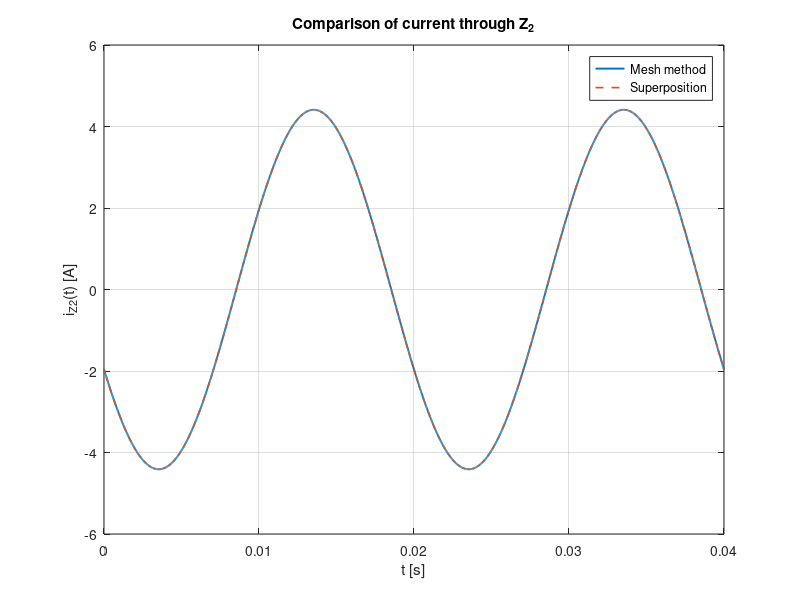

Recreate this plot in MATLAB.
% Week 3 - Exercise 1 - Variant C
clear; clc;

% Given phasors
E1 = 150*exp(1j*deg2rad(0));       % V
E2 = 100*exp(1j*deg2rad(120));     % V

Z1 = 15 + 10j;                     % Ohm
Z2 = 20 + 0j;
Z3 = 0 + 8j;
Z4 = 12 - 6j;
Z5 = 10 + 0j;

% Mesh results
Ia = (E1 - E2) / (Z1 + Z5);
Ib =  E2 / (Z2 + Z3 + Z4);         % equals branch current through Z2
IZ2_mesh = Ib;
UZ2 = Z2*IZ2_mesh;

% Superposition contributions
IZ2_E1 = 0;                        % E2 shorted -> zero applied voltage on right ring
IZ2_E2 =  E2 / (Z2 + Z3 + Z4);
IZ2_super = IZ2_E1 + IZ2_E2;

% Display
toPolar = @(z) [abs(z) rad2deg(angle(z))];
fprintf('Ia  = %8.4f  angle %8.4f deg  A\n', toPolar(Ia));
fprintf('Ib  = %8.4f  angle %8.4f deg  A\n', toPolar(Ib));
fprintf('IZ2 mesh       = %8.4f  angle %8.4f deg  A\n', toPolar(IZ2_mesh));
fprintf('IZ2 superpos   = %8.4f  angle %8.4f deg  A\n', toPolar(IZ2_super));
fprintf('UZ2            = %8.4f  angle %8.4f deg  V\n', toPolar(UZ2));

% Time domain comparison
f = 50; w = 2*pi*f; T = 1/f;
t = linspace(0, 2*T, 2000);
i_mesh = sqrt(2)*abs(IZ2_mesh)*cos(w*t + angle(IZ2_mesh));     % assume given RMS phasors
i_super = sqrt(2)*abs(IZ2_super)*cos(w*t + angle(IZ2_super));

figure;
plot(t, i_mesh, 'LineWidth', 1.4); hold on;
plot(t, i_super, 'LineWidth', 1.2, 'LineStyle','--');
xlabel('t [s]'); ylabel('i_{Z2}(t) [A]');
title('Comparison of current through Z_2');
legend('Mesh method','Superposition','Location','best');
grid on;
